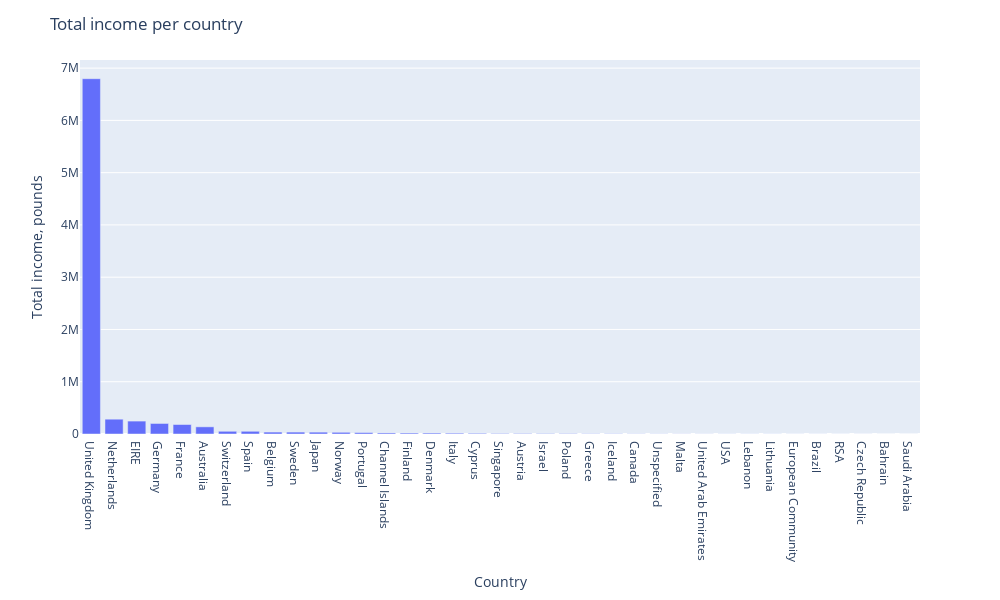

Notebook cell for this chart:
### Markdown cell above
Determine total income per country:

### Code cell
country_price_sum = data_nonzero_price.groupby(by='Country')['TotalPrice'].sum().sort_values(ascending=False)

country_price_fig = px.bar(
    country_price_sum,
    x=country_price_sum.index,
    y=country_price_sum.values
    )
country_price_fig.update_layout(
        autosize=False, 
        width=1000, 
        height=600,
        title_text="Total income per country")
country_price_fig.layout.xaxis.title.text = "Country"
country_price_fig.layout.yaxis.title.text = "Total income, pounds"
country_price_fig.show()

### Figure 1 — Plotly figure (JSON) as saved in the notebook; plotly's stock layout.template omitted (floating-point values rounded to 4 significant figures)
{"data": [{"alignmentgroup": "True", "hovertemplate": "Country=%{x}<br>y=%{y}<extra></extra>", "legendgroup": "", "marker": {"color": "#636efa", "pattern": {"shape": ""}}, "name": "", "offsetgroup": "", "orientation": "v", "showlegend": false, "textposition": "auto", "type": "bar", "x": ["United Kingdom", "Netherlands", "EIRE", "Germany", "France", "Australia", "Switzerland", "Spain", "Belgium", "Sweden", "Japan", "Norway", "Portugal", "Channel Islands", "Finland", "Denmark", "Italy", "Cyprus", "Singapore", "Austria", "Israel", "Poland", "Greece", "Iceland", "Canada", "Unspecified", "Malta", "United Arab Emirates", "USA", "Lebanon", "Lithuania", "European Community", "Brazil", "RSA", "Czech Republic", "Bahrain", "Saudi Arabia"], "xaxis": "x", "y": [6798000.0, 283400.0, 247100.0, 201500.0, 181500.0, 137000.0, 51860.0, 51760.0, 36670.0, 36360.0, 35420.0, 32290.0, 26500.0, 19930.0, 18300.0, 18040.0, 15340.0, 12800.0, 9120.0, 8721.0, 7216.0, 6853.0, 4426.0, 4310, 3115.0, 2661.0, 2011.0, 1865.0, 1731.0, 1694.0, 1661.0, 1151.0, 1144.0, 1002.0, 729.2, 548.4, 131.2], "yaxis": "y"}], "layout": {"autosize": false, "barmode": "relative", "height": 600, "legend": {"tracegroupgap": 0}, "margin": {"t": 60}, "title": {"text": "Total income per country"}, "width": 1000, "xaxis": {"anchor": "y", "domain": [0, 1], "title": {"text": "Country"}}, "yaxis": {"anchor": "x", "domain": [0, 1], "title": {"text": "Total income, pounds"}}}}
